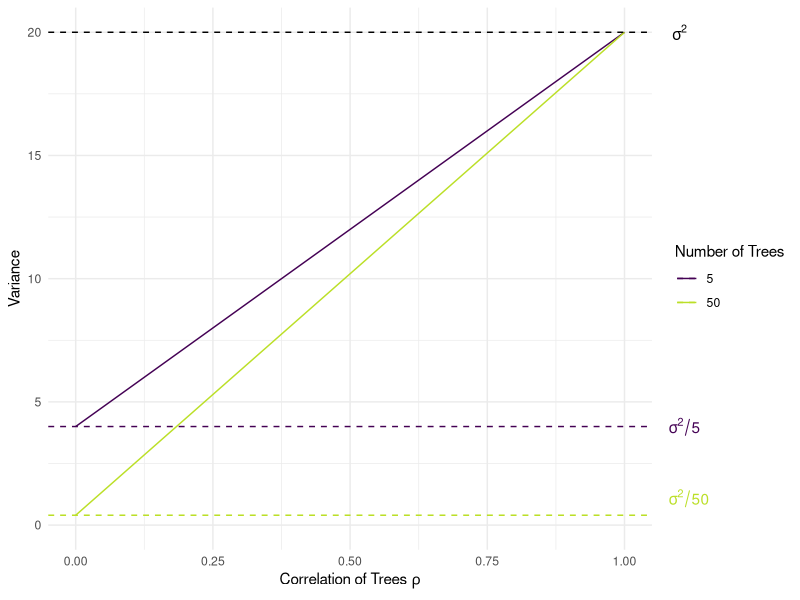
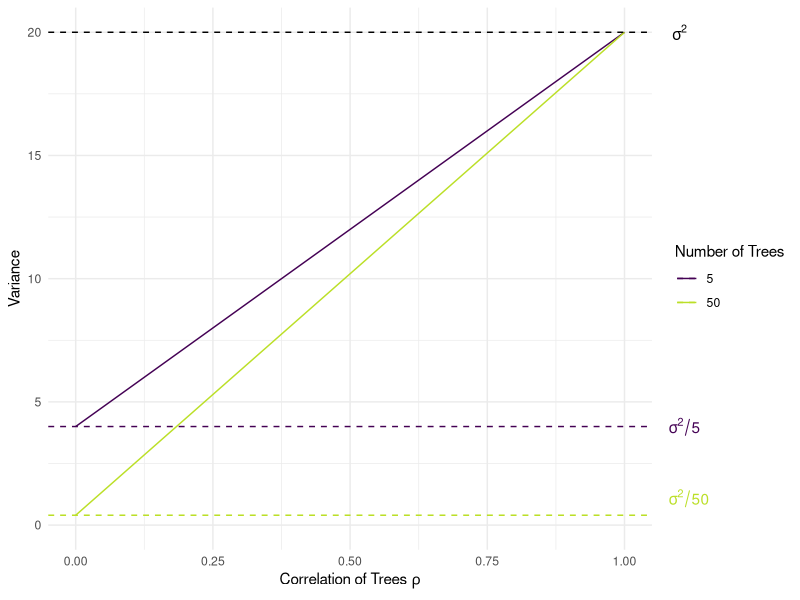

The R script that drew these images, in order:
# PREREQ -----------------------------------------------------------------------

library(knitr)
library(ggplot2)

options(digits = 3, 
        width = 65, 
        str = strOptions(strict.width = "cut", vec.len = 3))

# DATA -------------------------------------------------------------------------

set.seed(600000)

rho = seq(0, 1, by = 0.001)
B = c(5, 50)
sigma = 20

grid = expand.grid(rho = rho, B = B)

grid$var = grid$rho * sigma + (1 - grid$rho) / grid$B * sigma
grid = grid[order(grid$B), ]
grid$B = as.factor(grid$B)

horizontal = data.frame(
  B = as.factor(B),
  intercept = sigma / B,
  intercept.label = sigma / B + c(0, 0.7)
  )

# PLOT -------------------------------------------------------------------------

pdf("../figure/cart_forest_bag_1.pdf", width = 8, height = 2.5)

p1 = ggplot(data = grid, aes(x = rho, y = var)) +
  geom_line(aes(group = B, colour = B)) +
  geom_hline(aes(yintercept = 20), colour = "black", lty = 2) +
  geom_hline(data = horizontal, 
             aes(yintercept = intercept, colour = B), 
             lty = 2) +
  scale_color_viridis_d(end = .9) +
  xlab(expression(paste("Correlation of Trees ", rho))) +
  ylab("Variance") +
  labs(colour = "Number of Trees") +
  annotate("text", x = 1.1, y = sigma, label = "sigma^2", parse = TRUE) +
  geom_text(data = horizontal, 
            aes(x = rep(1.08, 2), 
                y = intercept.label, 
                color = B,          
                label = paste0("sigma^2 / ", B)), 
            parse = TRUE, 
            show.legend = FALSE, 
            hjust = 0) +
  coord_cartesian(xlim = c(0, 1), clip = "off") +
  ylim(c(0, 20)) + 
  theme_minimal()

p1

ggsave("../figure/cart_forest_bag_1.pdf", width = 8, height = 2.5)

dev.off()
